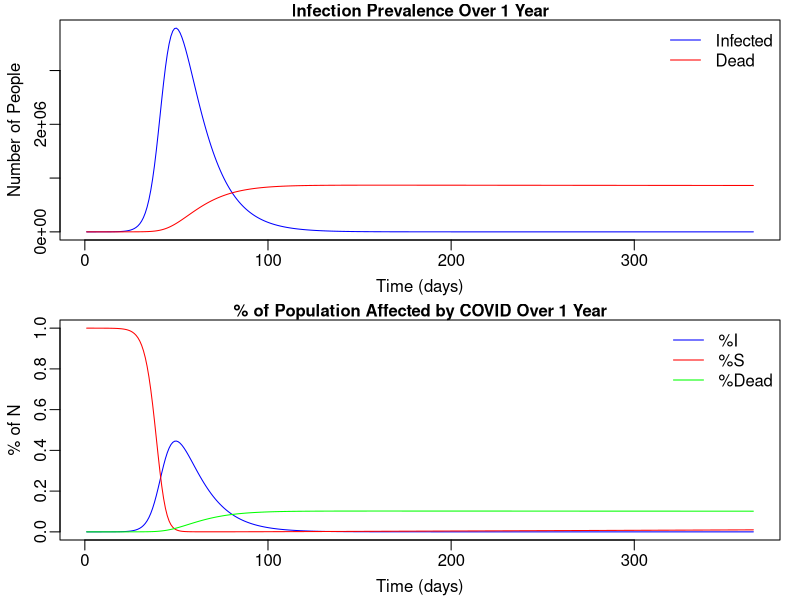
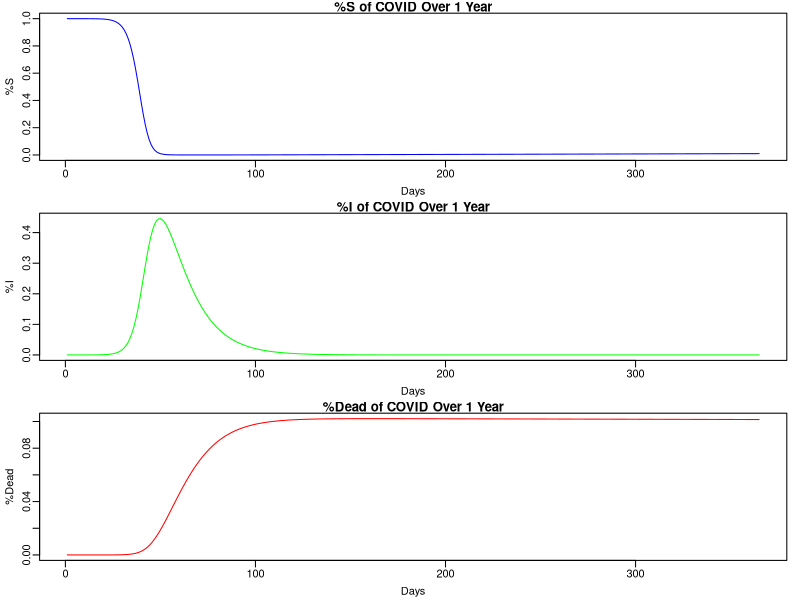
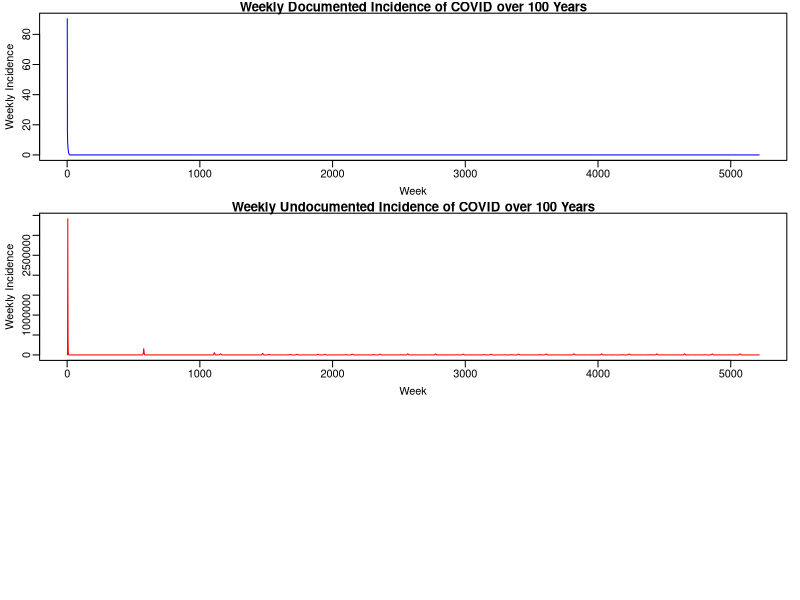
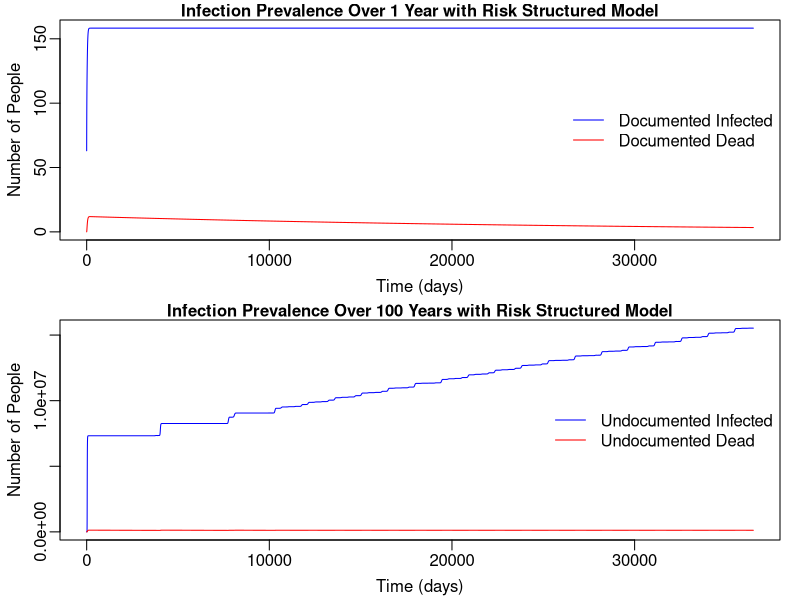
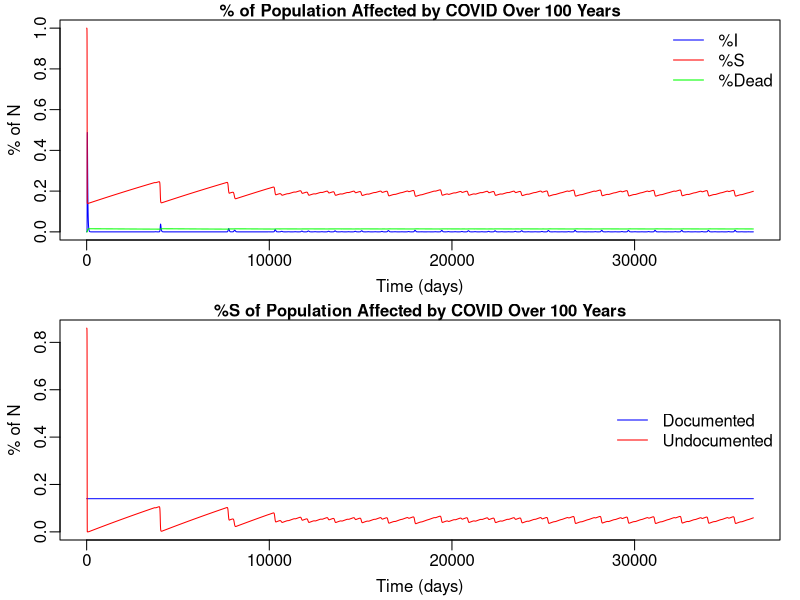

Source code (R) for these figures, in order:
## ---- chunk 1
library(deSolve)

#Documented cases only 
COVID=function(times,state,parameters){
  with(as.list(c(state,parameters)),{
    
    # rate of change for DOCUMENTED cases
    dS =  -S/N * (beta.I*(1+beta1*cos(omega*times)) * I + beta.H * H) + mu*N - mu*S;
    dE = S/N * (beta.I*(1+beta1*cos(omega*times)) * I + beta.H * H)  -  alpha*E -mu*E;
    dI = alpha*E - I*( (gamma_h*theta1*(1-delta2)) + (gamma_f*(1-theta1)*(1-delta2)) + (gamma_i*(1-theta1)*delta2) ) - mu*I;
    dH = gamma_h*theta1*(1-delta2)*I - H*( (gamma_d*delta1)  +  (gamma_r*(1-delta1)) ) - mu*H;
    dR = gamma_r*(1-delta1)*H + (gamma_f*(1-theta1)*(1-delta2))*I - mu*R;
    dDead = (gamma_i*(1-theta1)*delta2)*I + H*(gamma_d*delta1) - mu*Dead;
    dcumInci = alpha * E; # cumulative incidence
    
    # return the rate of change
    list(c(dS,dE, dI,dH, dR, dDead, dcumInci))
  }) # end with(as.list...)
}

N=8500000;
I0=21;
E0=2*I0;
cumInci0=E0+I0;
H0=R0=Dead0=0;
S0=N-I0-E0;
state=c(S=S0,E=E0,I=I0,H=H0,R=R0,Dead=Dead0,cumInci=cumInci0)

## parameters for the COVID outbreak 2019 for DOCUMENTED cases with no intervention
# no intervention
R_0 = 2.7 #from (Wang et al, 2020)
alpha = 1/6.4 #latent period
gamma_f = 1/20.5 #from infected to recovered without hospitalization
gamma_i = 1/16 #from infection to death
gamma_h = 1/5.8 #from infected to hospitalized
gamma_d = 1/(16-5.8) #from hospitalization to death
gamma_r = 1/7 #rate of recovery
mu = 1/(78.7*365) #birth/death rate = 1/life expectancy in days
omega = 2*pi/365 #sinusoidal forcing

theta1 = 0.21 #proportion of infected who are hospitalized
delta1 = 0.26 #case fatality rate for hospitalized infections
delta2 = 0.0139 #case fatality rate for non-hospitalized infections
beta1 = 1.12 #peak force of infection
beta.I = 0.55 #transmission in the community
beta.H = 1/9.5 #transmission rate in hospital
times=seq(1,365,by=1) # run for 10 years

docparms.NoCtrl= c(alpha=alpha,
                   beta.I=beta.I,
                   beta.H=beta.H,
                   beta1=beta1,
                   gamma_f=gamma_f,
                   gamma_i=gamma_i,
                   mu=mu,
                   gamma_h=gamma_h,
                   gamma_d=gamma_d,
                   gamma_r=gamma_r,
                   theta1=theta1,
                   delta1=delta1,
                   delta2=delta2,
                   omega=omega)

COVID.sim=ode(y=state,times=times,func=COVID,parms=docparms.NoCtrl);
inci=COVID.sim[seq(7,nrow(COVID.sim),by=7),'cumInci']-c(0,COVID.sim[seq(7,nrow(COVID.sim)-7,by=7),'cumInci']) #weekly incidence
death_week=COVID.sim[seq(7,nrow(COVID.sim),by=7),'Dead']-c(0,COVID.sim[seq(7,nrow(COVID.sim)-7,by=7),'Dead']) #weekly death incidence 

i.sim=COVID.sim[,'I']/N  # %I
s.sim=COVID.sim[,'S']/N #%S
d.sim=COVID.sim[,'Dead']/N # %Dead
all.sim=cbind(i.sim,s.sim,d.sim)
## ---- chunk 2
#Plot 
par(mfrow=c(2,1),mar=c(3,3,1,1),mgp=c(1.8,.5,0))
matplot(COVID.sim[,'time'], COVID.sim[,c('I','Dead')],type='l', 
        lwd=1,col=c('blue','red'),lty=1, main='Infection Prevalence Over 1 Year', cex.main=1,
        ylab='Number of People',xlab='Time (days)')
legend('topright',c('Infected','Dead'),col=c('blue','red'),
       lty=1, cex=1, lwd=1, bty='n')

matplot(all.sim[,c('i.sim','s.sim','d.sim')],type='l', 
     lwd=1,col=c('blue','red','green'),lty=1, main='% of Population Affected by COVID Over 1 Year', cex.main=1,
     ylab='% of N',xlab='Time (days)')
legend('topright',c('%I','%S','%Dead'),col=c('blue','red','green'),
       lty=1, cex=1, lwd=1, bty='n')

par(mfrow=c(3,1),mar=c(3,3,1,1),mgp=c(1.8,.5,0))
plot(s.sim,ylab='%S',xlab='Days',type='l',lwd=1, main="%S of COVID Over 1 Year",col='blue')
plot(i.sim,ylab='%I',xlab='Days',type='l',lwd=1, main="%I of COVID Over 1 Year",col='green')
plot(d.sim,ylab='%Dead',xlab='Days',type='l',lwd=1, main="%Dead of COVID Over 1 Year",col='red')
## ---- chunk 3
COVID_risk=function(times,state,parameters){
  with(as.list(c(state,parameters)),{
    
    # rate of change for DOCUMENTED cases
    dSD =  -SD/N * (beta.IDD*(1+beta1*cos(omega*times))*ID + beta.IDU*(1+beta1*cos(omega*times))*ID + beta.H*HD + beta.H*HD ) + mu*ND - mu*SD;
    dED = SD/N * (beta.IDD*(1+beta1*cos(omega*times))*ID + beta.IDU*(1+beta1*cos(omega*times))*ID + beta.H*HD + beta.H*HD ) - alpha*ED -mu*ED;
    dID = alpha*ED - ID*( (gamma_h*theta1*(1-delta2)) + (gamma_f*(1-theta1)*(1-delta2)) + (gamma_i*(1-theta1)*delta2) ) - mu*ID;
    dHD = gamma_h*theta1*(1-delta2)*ID - HD*( (gamma_d*delta1)  +  (gamma_r*(1-delta1)) ) - mu*HD;
    dRD = gamma_r*(1-delta1)*HD + (gamma_f*(1-theta1)*(1-delta2))*ID -mu*RD;
    dDeadD = (gamma_i*(1-theta1)*delta2)*ID+ HD*(gamma_d*delta1) -mu*DeadD;
    dcumInciD = alpha * ED; # cumulative incidence
    
    # rate of change for UNDOCUMENTED cases
    dSU =  -SU/N * (beta.IUU*(1+beta1*cos(omega*times))*IU + beta.IUD*(1+beta1*cos(omega*times))*IU) + mu*NU - mu*SU;
    dEU = SU/N * (beta.IUU*(1+beta1*cos(omega*times))*IU + beta.IUD*(1+beta1*cos(omega*times))*IU)  -  alpha*EU -mu*EU;
    dIU = alpha*EU - IU*( (gamma_f*(1-delta2)) + (gamma_i*delta2) ) - mu*IU;
    dRU = (gamma_f*(1-delta2))*IU + mu*RU ;
    dDeadU = (gamma_i*delta2)*IU - mu*DeadU;
    dcumInciU = alpha * EU; # cumulative incidence
    
    # return the rate of change
    list(c(dSD, dSU, dED, dEU, dID, dIU, dHD, dRD, dRU, dDeadD, dDeadU, dcumInciD, dcumInciU))
  }) # end with(as.list...)
}

N=8500000;
ND=N*(1-0.86);
ID_0=21;
ED_0=2*ID_0;
SD_0=ND-ID_0-ED_0;
cumInciD_0=ED_0+ID_0;
HD_0=RD_0=DeadD_0=0;

NU=N*0.86;
IU_0=21;
EU_0=0;
SU_0=NU-IU_0-EU_0;
cumInciU_0=EU_0+IU_0;
RU_0=DeadU_0=0;

state_risk=c(SD=SD_0, SU=SU_0, ED=ED_0, EU=EU_0, ID=ID_0, IU=IU_0, 
             HD=HD_0,RD=RD_0, RU=RU_0, DeadD=DeadD_0, DeadU=DeadU_0, cumInciD=cumInciD_0, cumInciU=cumInciU_0)

## parameters for the COVID outbreak 2019 for risk structured model with no intervention
# no intervention
beta.IDD = beta.IDU = 0.05 #transmission from documented 
beta.IUU = beta.IUD = 0.55 #transmission in community from undocumented
beta.H = 1/9.5 #transmission rate in hospital
beta1 = 1.12 #peak infection

alpha = 1/6.4 #latent period
gamma_f = 1/20.5 #from infected to recovered without hospitalization
gamma_i = 1/16 #from infection to death
gamma_h = 1/5.8 #from infected to hospitalized
gamma_d = 1/(16-5.8) #from hospitalization to death
gamma_r = 1/7 #rate of recovery
mu = 1/(78.7*365) #birth/death rate = 1/life expectancy in days
theta1 = 0.21 #proportion of infected who are hospitalized
delta1 = 0.26 #case fatality rate for hospitalized infections
delta2 = 0.0139 #case fatality rate for non-hospitalized infections
omega = 2*pi/365 #sinusoidal forcing

risk.parms= c(alpha=alpha,
                   beta.IDD=beta.IDD,
                   beta1=beta1,
                   beta.IUU = beta.IUU,
                   beta.IUD = beta.IUD,
                   beta.IDU = beta.IDU,
                   beta.H=beta.H,
                   gamma_f=gamma_f,
                   gamma_i=gamma_i,
                   mu=mu,
                   gamma_h=gamma_h,
                   gamma_d=gamma_d,
                   gamma_r=gamma_r,
                   theta1=theta1,
                   delta1=delta1,
                   delta2=delta2,
                   omega=omega)

times=seq(0,365*100,by=1) # run for 100 years
COVID_risk.sim=ode(y=state_risk,times=times,func=COVID_risk,parms=risk.parms);
inci_D=COVID_risk.sim[seq(7,nrow(COVID_risk.sim),by=7),'cumInciD']-c(0,COVID_risk.sim[seq(7,nrow(COVID_risk.sim)-7,by=7),'cumInciD']) #weekly incidence
inci_U=COVID_risk.sim[seq(7,nrow(COVID_risk.sim),by=7),'cumInciU']-c(0,COVID_risk.sim[seq(7,nrow(COVID_risk.sim)-7,by=7),'cumInciU']) #weekly incidence

death_weekD=COVID_risk.sim[seq(7,nrow(COVID_risk.sim),by=7),'DeadD']-c(0,COVID_risk.sim[seq(7,nrow(COVID_risk.sim)-7,by=7),'DeadD']) #weekly incidence of death
death_weekU=COVID_risk.sim[seq(7,nrow(COVID_risk.sim),by=7),'DeadU']-c(0,COVID_risk.sim[seq(7,nrow(COVID_risk.sim)-7,by=7),'DeadU']) #weekly incidence of death
death.week.inci = cbind(inci_D,inci_U,death_weekD,death_weekU)
death.week.inci_all = cbind(inci_D+inci_U,death_weekD+death_weekU)

i.sim_risk=(COVID_risk.sim[,'ID']+COVID_risk.sim[,'IU'])/N  # %I
s.sim_risk=(COVID_risk.sim[,'SD']+COVID_risk.sim[,'SU'])/N #%S
d.sim_risk=(COVID_risk.sim[,'DeadD']+COVID_risk.sim[,'DeadU'])/N # %Dead
all.sim_risk=cbind(i.sim_risk,s.sim_risk,d.sim_risk)


combined_sim=cbind(COVID_risk.sim[,'ID']+COVID_risk.sim[,'IU'],COVID_risk.sim[,'SD']+COVID_risk.sim[,'SU'],COVID_risk.sim[,'DeadD']+COVID_risk.sim[,'DeadU'],COVID_risk.sim[,'cumInciD']+COVID_risk.sim[,'cumInciU'], COVID_risk.sim[,'time'])

s.simD=COVID_risk.sim[,'SD']/N #%S
s.simU=COVID_risk.sim[,'SU']/N #%S
s.U =cbind(s.simD,s.simU)
## ---- chunk 4
#plot
plot(inci_D,ylab='Weekly Incidence',xlab='Week',type='l',lwd=1, main="Weekly Documented Incidence of COVID over 100 Years",col='blue')
plot(inci_U,ylab='Weekly Incidence',xlab='Week',type='l',lwd=1, main="Weekly Undocumented Incidence of COVID over 100 Years",col='red')

#Plot 
par(mfrow=c(2,1),mar=c(3,3,1,1),mgp=c(1.8,.5,0))
matplot(COVID_risk.sim[,'time'], COVID_risk.sim[,c('cumInciD','DeadD')],type='l', 
        lwd=1,col=c('blue','red'),lty=1, main='Infection Prevalence Over 1 Year with Risk Structured Model', cex.main=1,
        ylab='Number of People',xlab='Time (days)')
legend('right',c('Documented Infected','Documented Dead'),col=c('blue','red','green','purple'),
       lty=1, cex=1, lwd=1, bty='n')
matplot(COVID_risk.sim[,'time'], COVID_risk.sim[,c('cumInciU','DeadU')],type='l', 
        lwd=1,col=c('blue','red'),lty=1, main='Infection Prevalence Over 100 Years with Risk Structured Model', cex.main=1,
        ylab='Number of People',xlab='Time (days)')
legend('right',c('Undocumented Infected', 'Undocumented Dead'),col=c('blue','red'),
       lty=1, cex=1, lwd=1, bty='n')

matplot(all.sim_risk[,c('i.sim_risk','s.sim_risk','d.sim_risk')],type='l', 
        lwd=1,col=c('blue','red','green'),lty=1, main='% of Population Affected by COVID Over 100 Years', cex.main=1,
        ylab='% of N',xlab='Time (days)')
legend('topright',c('%I','%S','%Dead'),col=c('blue','red','green'),
       lty=1, cex=1, lwd=1, bty='n')

matplot(s.U[,c('s.simD','s.simU')],type='l', 
        lwd=1,col=c('blue','red','green'),lty=1, main='%S of Population Affected by COVID Over 100 Years', cex.main=1,
        ylab='% of N',xlab='Time (days)')
legend('right',c('Documented','Undocumented'),col=c('blue','red','green'),
       lty=1, cex=1, lwd=1, bty='n')
